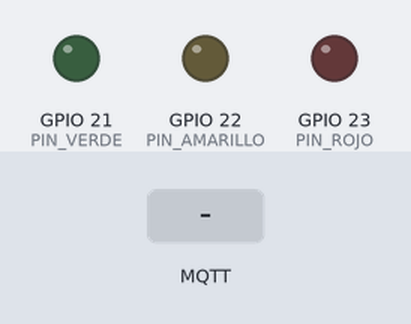
This sketch was run on a simulated ESP32. On the bench: output pins drawn as LEDs (lit = HIGH). Inputs (shaded band) come from the test bench. WiFi joins after 1.5 s; servers stay silent unless stated; no MQTT or app messages arrive unless stated; what the sketch prints to the serial monitor is not drawn.

Above: at 2.7 s.
2.8 s: MQTT message "LED_ROJO_ON" arrives on the first subscribed topic
At 3.2 s:
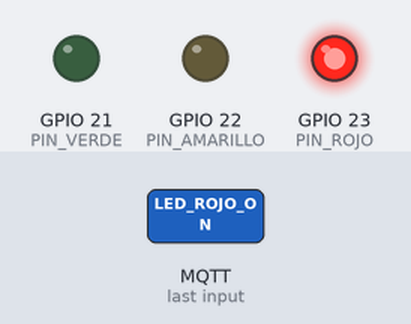
4.3 s: MQTT message "LED_AMARILLO_ON" arrives on the first subscribed topic
At 5.5 s:
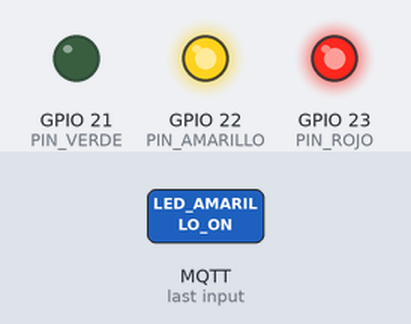
5.8 s: MQTT message "LED_ROJO_OFF" arrives on the first subscribed topic
At 6.8 s:
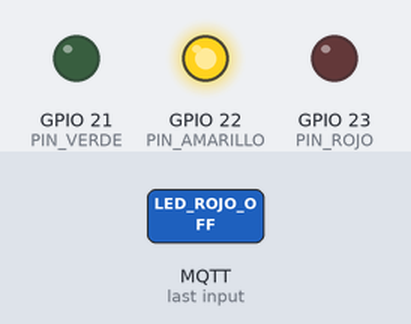
7.3 s: MQTT message "LED_VERDE_ON" arrives on the first subscribed topic
At 7.9 s:
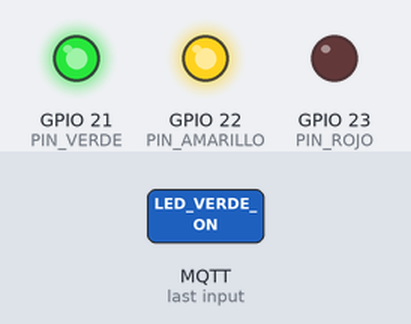
8.8 s: MQTT message "LED_AMARILLO_OFF" arrives on the first subscribed topic
At 10.0 s:
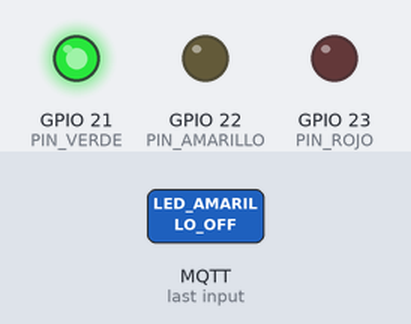
10.3 s: MQTT message "LED_ROJO_ON" arrives on the first subscribed topic
At 11.4 s:
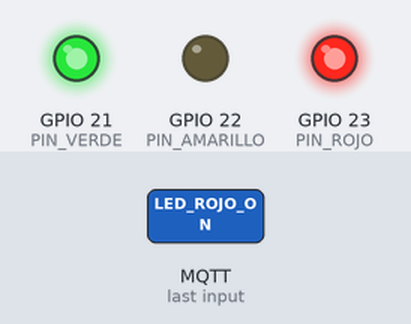
Timing chart, 0 to 12.8 s (numbered marks = the images above; inputs shaded):
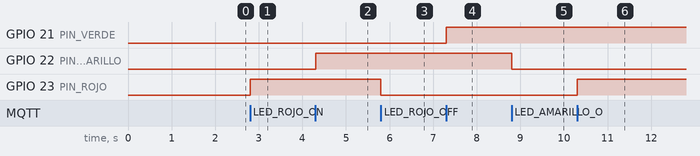

Measured:
- after the input at 2.8 s, GPIO 23 (PIN_ROJO): LOW → HIGH at once
- after the input at 4.3 s, GPIO 22 (PIN_AMARILLO): LOW → HIGH at once
- after the input at 5.8 s, GPIO 23 (PIN_ROJO): HIGH → LOW at once
- after the input at 7.3 s, GPIO 21 (PIN_VERDE): LOW → HIGH at once
- after the input at 8.8 s, GPIO 22 (PIN_AMARILLO): HIGH → LOW at once
- after the input at 10.3 s, GPIO 23 (PIN_ROJO): LOW → HIGH at once

The sketch:

codigo_nodo_B.ino
```cpp
#include <WiFi.h>
#include <PubSubClient.h>

// --- CONFIGURACIÓN DE IDENTIFICADORES DE RED ---
const char* ssid = "elpleto";
const char* password = "123456789";

// --- PARÁMETROS DE CONECTIVIDAD MQTT CON IP ACTUALIZADA ---
const char* mqtt_server = "172.24.230.143"; // <--- Tu IP actual de red
const int mqtt_port = 1883;
const char* mqtt_topic = "sistema/comandos";

// --- ASIGNACIÓN DE PINES DE HARDWARE ---
const int PIN_ROJO = 23;
const int PIN_AMARILLO = 22;
const int PIN_VERDE = 21;

WiFiClient espClient;
PubSubClient client(espClient);

void callback(char* topic, byte* payload, unsigned int length) {
  String trama = "";
  for (int i = 0; i < length; i++) { trama += (char)payload[i]; }

  Serial.print("\n[MQTT RECEPTOR] -> Comando capturado: "); Serial.println(trama);

  if (trama == "LED_ROJO_ON")         digitalWrite(PIN_ROJO, HIGH);
  else if (trama == "LED_ROJO_OFF")   digitalWrite(PIN_ROJO, LOW);
  else if (trama == "LED_AMARILLO_ON")  digitalWrite(PIN_AMARILLO, HIGH);
  else if (trama == "LED_AMARILLO_OFF") digitalWrite(PIN_AMARILLO, LOW);
  else if (trama == "LED_VERDE_ON")     digitalWrite(PIN_VERDE, HIGH);
  else if (trama == "LED_VERDE_OFF")    digitalWrite(PIN_VERDE, LOW);
}

void setup() {
  Serial.begin(115200);

  pinMode(PIN_ROJO, OUTPUT);
  pinMode(PIN_AMARILLO, OUTPUT);
  pinMode(PIN_VERDE, OUTPUT);

  digitalWrite(PIN_ROJO, LOW);
  digitalWrite(PIN_AMARILLO, LOW);
  digitalWrite(PIN_VERDE, LOW);

  WiFi.mode(WIFI_STA);
  WiFi.begin(ssid, password);
  Serial.print("[WIFI]: Sincronizando interfaz de red");
  while (WiFi.status() != WL_CONNECTED) { delay(500); Serial.print("."); }
  Serial.println("\n[WIFI OK]: Conexión inalámbrica establecida.");

  client.setServer(mqtt_server, mqtt_port);
  client.setCallback(callback);
}

void loop() {
  if (!client.connected()) {
    while (!client.connected()) {
      Serial.print("[MQTT]: Reintentando sincronización con el servidor...");
      if (client.connect("ESP32_Receptor_LEDs")) {
        client.subscribe(mqtt_topic);
        Serial.println("\n[MQTT OK]: Canal de escucha activo.");
      } else {
        Serial.print(" Código de error de socket: "); Serial.println(client.state());
        delay(3000);
      }
    }
  }
  client.loop();
}
```
